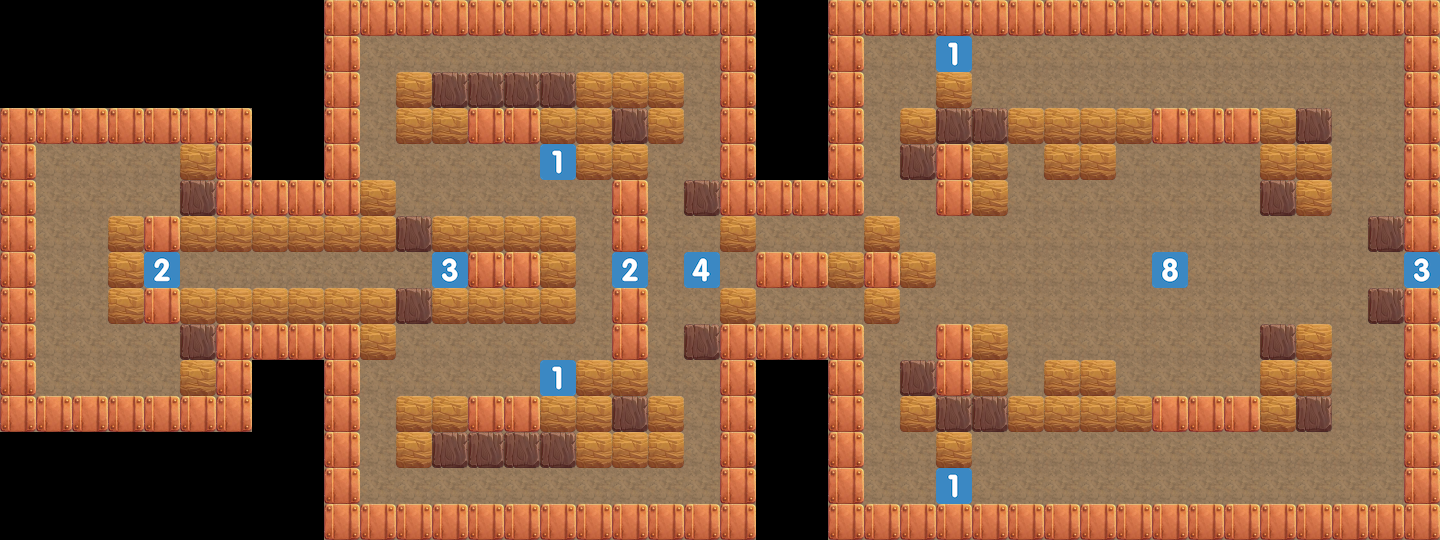

Rendered tile map (Tiled .tmx) drawn with the repository's tilesets; below, a short description and the full map source, tile grids included:
An orthogonal 40x15 tile map with 36x36 px tiles, 2 tile layers (tile-ground, tile-entities), 2 tilesets.

<map version="1.2" tiledversion="1.2.0" orientation="orthogonal" renderorder="right-down" width="40" height="15" tilewidth="36" tileheight="36" infinite="0" nextlayerid="19" nextobjectid="7">
 <tileset firstgid="1" name="objectsTileset" tilewidth="36" tileheight="36" tilecount="28" columns="28">
  <image source="../objectsTileset.png" width="1008" height="36" />
  <tile id="0">
   <properties>
    <property name="BRICK" value="0" />
   </properties>
  </tile>
  <tile id="1">
   <properties>
    <property name="BRICK" value="0" />
   </properties>
  </tile>
  <tile id="2">
   <properties>
    <property name="BRICK" value="0" />
   </properties>
  </tile>
  <tile id="3">
   <properties>
    <property name="BRICK" value="0" />
   </properties>
  </tile>
  <tile id="4">
   <properties>
    <property name="BRICK" value="0" />
   </properties>
  </tile>
  <tile id="5">
   <properties>
    <property name="BRICK" value="0" />
   </properties>
  </tile>
  <tile id="6">
   <properties>
    <property name="BRICK" value="0" />
   </properties>
  </tile>
  <tile id="7">
   <properties>
    <property name="BRICK" value="0" />
   </properties>
  </tile>
  <tile id="15">
   <properties>
    <property name="WALL" value="1" />
   </properties>
  </tile>
  <tile id="16">
   <properties>
    <property name="WALL" value="1" />
   </properties>
  </tile>
  <tile id="17">
   <properties>
    <property name="WALL" value="1" />
   </properties>
  </tile>
  <tile id="18">
   <properties>
    <property name="WALL" value="1" />
   </properties>
  </tile>
  <tile id="19">
   <properties>
    <property name="WALL" value="1" />
   </properties>
  </tile>
  <tile id="20">
   <properties>
    <property name="WALL" value="1" />
   </properties>
  </tile>
  <tile id="21">
   <properties>
    <property name="WALL" value="1" />
   </properties>
  </tile>
  <tile id="22">
   <properties>
    <property name="WALL" value="1" />
   </properties>
  </tile>
  <tile id="23">
   <properties>
    <property name="WOOD" value="2" />
   </properties>
  </tile>
  <tile id="24">
   <properties>
    <property name="WOOD" value="2" />
   </properties>
  </tile>
  <tile id="25">
   <properties>
    <property name="WOOD" value="2" />
   </properties>
  </tile>
  <tile id="26">
   <properties>
    <property name="WOOD" value="2" />
   </properties>
  </tile>
  <tile id="27">
   <properties>
    <property name="WOOD" value="2" />
   </properties>
  </tile>
 </tileset>
 <tileset firstgid="29" source="../enemytile.tsx" />
 <layer id="17" name="tile-ground" width="40" height="15">
  <data encoding="csv">
0,0,0,0,0,0,0,0,0,15,15,15,15,15,15,15,15,15,15,15,15,0,0,15,15,15,15,15,15,15,15,15,15,15,15,15,15,15,15,15,
0,0,0,0,0,0,0,0,0,15,15,15,15,15,15,15,15,15,15,15,15,0,0,15,15,15,15,15,15,15,15,15,15,15,15,15,15,15,15,15,
0,0,0,0,0,0,0,0,0,15,15,15,15,15,15,15,15,15,15,15,15,0,0,15,15,15,15,15,15,15,15,15,15,15,15,15,15,15,15,15,
15,15,15,15,15,15,15,0,0,15,15,15,15,15,15,15,15,15,15,15,15,0,0,15,15,15,15,15,15,15,15,15,15,15,15,15,15,15,15,15,
15,15,15,15,15,15,15,0,0,15,15,15,15,15,15,15,15,15,15,15,15,0,0,15,15,15,15,15,15,15,15,15,15,15,15,15,15,15,15,15,
15,15,15,15,15,15,15,15,15,15,15,15,15,15,15,15,15,15,15,15,15,15,15,15,15,15,15,15,15,15,15,15,15,15,15,15,15,15,15,15,
15,15,15,15,15,15,15,15,15,15,15,15,15,15,15,15,15,15,15,15,15,15,15,15,15,15,15,15,15,15,15,15,15,15,15,15,15,15,15,15,
15,15,15,15,15,15,15,15,15,15,15,15,15,15,15,15,15,15,15,15,15,15,15,15,15,15,15,15,15,15,15,15,15,15,15,15,15,15,15,15,
15,15,15,15,15,15,15,15,15,15,15,15,15,15,15,15,15,15,15,15,15,15,15,15,15,15,15,15,15,15,15,15,15,15,15,15,15,15,15,15,
15,15,15,15,15,15,15,15,15,15,15,15,15,15,15,15,15,15,15,15,15,15,15,15,15,15,15,15,15,15,15,15,15,15,15,15,15,15,15,15,
15,15,15,15,15,15,15,0,0,15,15,15,15,15,15,15,15,15,15,15,15,0,0,15,15,15,15,15,15,15,15,15,15,15,15,15,15,15,15,15,
15,15,15,15,15,15,15,0,0,15,15,15,15,15,15,15,15,15,15,15,15,0,0,15,15,15,15,15,15,15,15,15,15,15,15,15,15,15,15,15,
0,0,0,0,0,0,0,0,0,15,15,15,15,15,15,15,15,15,15,15,15,0,0,15,15,15,15,15,15,15,15,15,15,15,15,15,15,15,15,15,
0,0,0,0,0,0,0,0,0,15,15,15,15,15,15,15,15,15,15,15,15,0,0,15,15,15,15,15,15,15,15,15,15,15,15,15,15,15,15,15,
0,0,0,0,0,0,0,0,0,15,15,15,15,15,15,15,15,15,15,15,15,0,0,15,15,15,15,15,15,15,15,15,15,15,15,15,15,15,15,15
</data>
 </layer>
 <layer id="18" name="tile-entities" width="40" height="15">
  <data encoding="csv">
0,0,0,0,0,0,0,0,0,17,17,17,17,17,17,17,17,17,17,17,17,0,0,17,17,17,17,17,17,17,17,17,17,17,17,17,17,17,17,17,
0,0,0,0,0,0,0,0,0,17,0,0,0,0,0,0,0,0,0,0,17,0,0,17,0,0,33,0,0,0,0,0,0,0,0,0,0,0,0,17,
0,0,0,0,0,0,0,0,0,17,0,5,28,28,28,28,5,5,5,0,17,0,0,17,0,0,5,0,0,0,0,0,0,0,0,0,0,0,0,17,
17,17,17,17,17,17,17,0,0,17,0,5,5,17,17,5,5,28,5,0,17,0,0,17,0,5,28,28,5,5,5,5,17,17,17,5,28,0,0,17,
17,0,0,0,0,5,17,0,0,17,0,0,0,0,0,33,5,5,0,0,17,0,0,17,0,28,17,5,0,5,5,0,0,0,0,5,5,0,0,17,
17,0,0,0,0,28,17,17,17,17,5,0,0,0,0,0,0,17,0,28,17,17,17,17,0,0,17,5,0,0,0,0,0,0,0,28,5,0,0,17,
17,0,0,5,17,5,5,5,5,5,5,28,5,5,5,5,0,17,0,0,5,0,0,0,5,0,0,0,0,0,0,0,0,0,0,0,0,0,28,17,
17,0,0,5,37,0,0,0,0,0,0,0,36,17,17,5,0,37,0,31,0,17,17,5,17,5,0,0,0,0,0,0,29,0,0,0,0,0,0,36,
17,0,0,5,17,5,5,5,5,5,5,28,5,5,5,5,0,17,0,0,5,0,0,0,5,0,0,0,0,0,0,0,0,0,0,0,0,0,28,17,
17,0,0,0,0,28,17,17,17,17,5,0,0,0,0,0,0,17,0,28,17,17,17,17,0,0,17,5,0,0,0,0,0,0,0,28,5,0,0,17,
17,0,0,0,0,5,17,0,0,17,0,0,0,0,0,33,5,5,0,0,17,0,0,17,0,28,17,5,0,5,5,0,0,0,0,5,5,0,0,17,
17,17,17,17,17,17,17,0,0,17,0,5,5,17,17,5,5,28,5,0,17,0,0,17,0,5,28,28,5,5,5,5,17,17,17,5,28,0,0,17,
0,0,0,0,0,0,0,0,0,17,0,5,28,28,28,28,5,5,5,0,17,0,0,17,0,0,5,0,0,0,0,0,0,0,0,0,0,0,0,17,
0,0,0,0,0,0,0,0,0,17,0,0,0,0,0,0,0,0,0,0,17,0,0,17,0,0,33,0,0,0,0,0,0,0,0,0,0,0,0,17,
0,0,0,0,0,0,0,0,0,17,17,17,17,17,17,17,17,17,17,17,17,0,0,17,17,17,17,17,17,17,17,17,17,17,17,17,17,17,17,17
</data>
 </layer>
 <objectgroup id="9" name="collision-layer" />
</map>